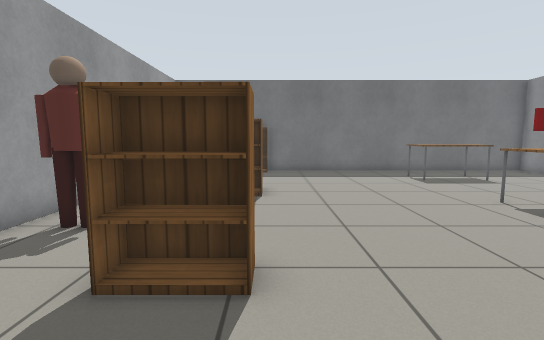
view 1 (above)

14 first-person views from a walk through a Gazebo world. The camera is 0.9 m above the floor, tilts 6° down and sees 85° across. The floor is counted in squares, 0.5 m on a side. Each view is taken from the middle of a square. On the plan, view 1 faces up. The plan holds only what a view shows up to about 16 squares ahead; the rest is blank. Simple patterns stand in for the simulator's built-in surfaces. Some stock models are drawn as simple stand-ins.

view 2
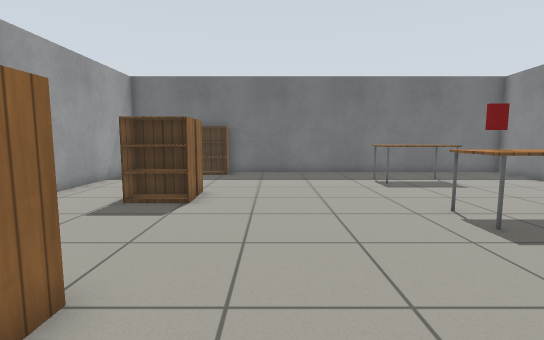

view 3
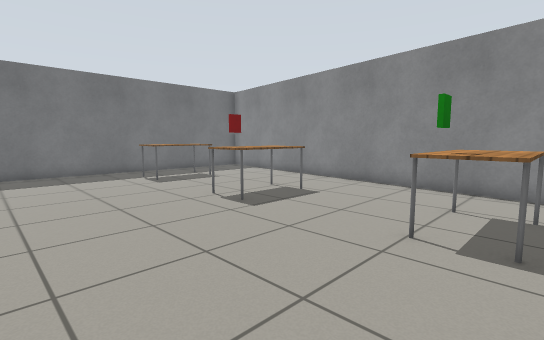

view 4
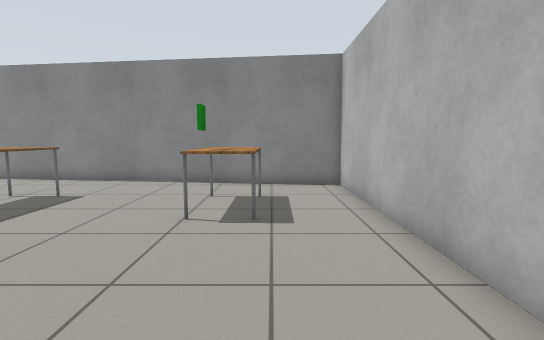

view 5
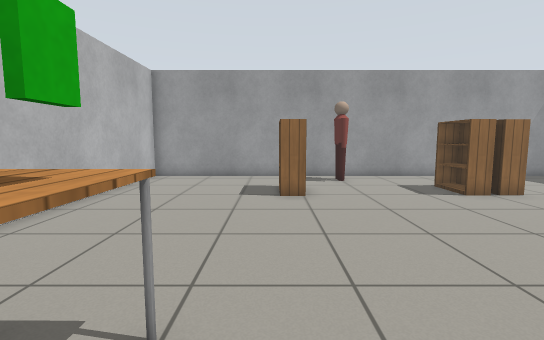

view 6
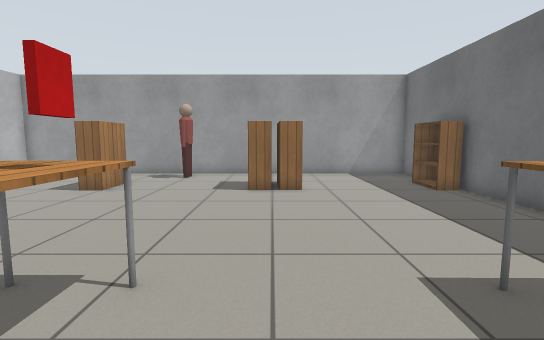

view 7
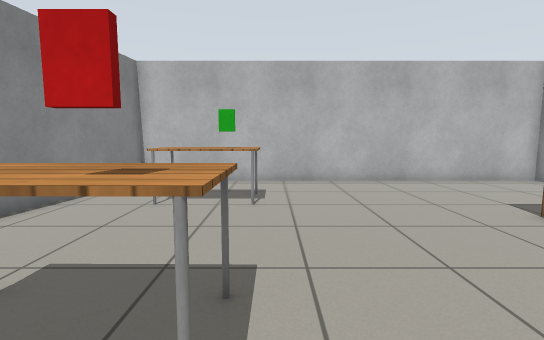

view 8
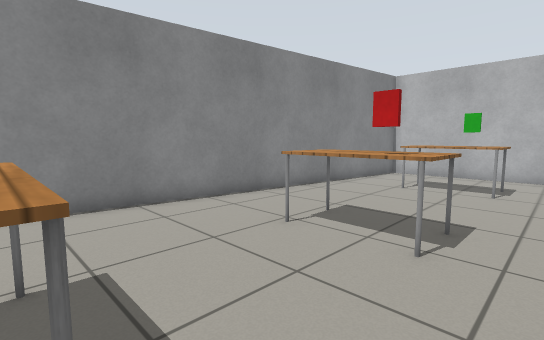

view 9
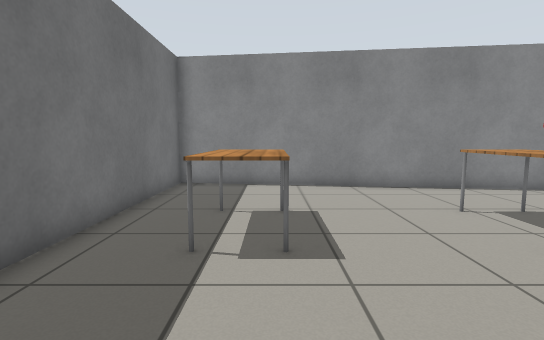

view 10
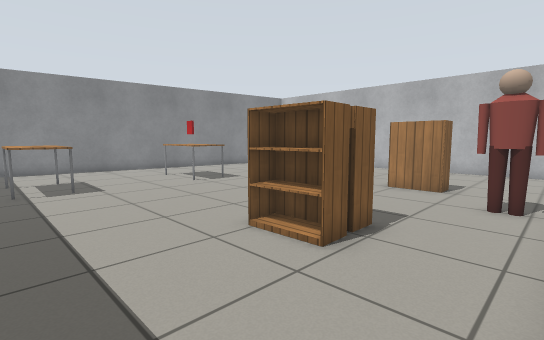

view 11
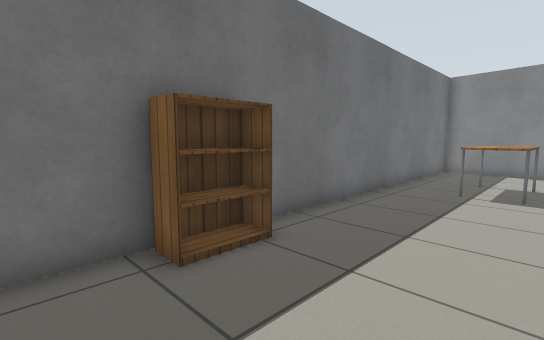

view 12
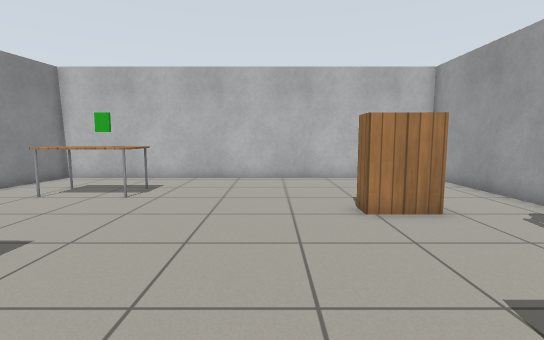

view 13
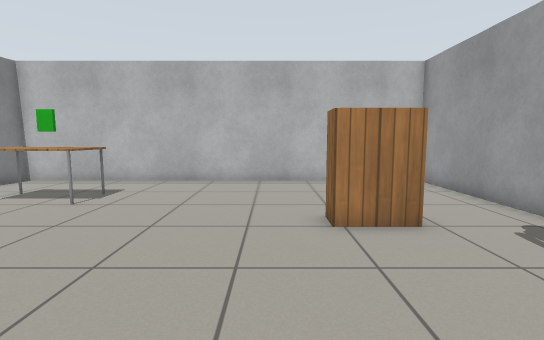

view 14
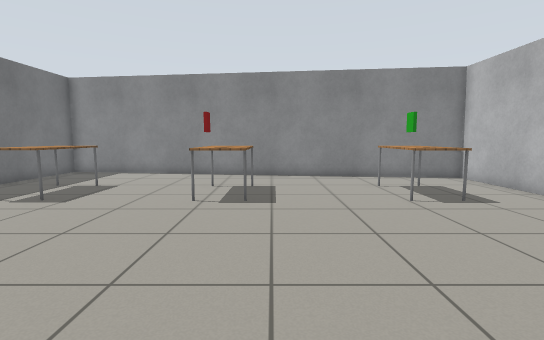

### Floor plan
Points are (right, up) in squares from view 1. A wall is a line through its corners. A room is listed if a view was taken in it or the views show most of it. See-through windows are left out.
Room 1 (views 1, 2, 3, 4, 5, 6, 7, 8, 9, 10, 11, 12, 13, 14)
walls: (-5.3, -2.7) (11.6, -2.7) (14.1, 16.7) (-5.3, 16.7) (-5.3, -2.7)
low walls: (7.4, 8.3) (9.5, 8.3); (9.5, 6.7) (6.4, 6.7) (6.4, 7.6); (7.4, 2) (9.4, 1.9); (9.5, 12.7) (6.5, 12.7) (6.5, 14.4); (8.9, 0.3) (6.4, 0.4) (6.4, 1.6)
objects: person (-4, 6); bookshelf (-2, 4) to (0, 4); bookshelf (-2, 9) to (-1, 9); bookshelf (-2, 10) to (-1, 11); bookshelf (-2, 16) to (0, 16); book (7, 2); book (7, 8)

Where each view was taken, in squares from view 1:
view 1: 0 up, 0 right, facing up
view 2: 1 up, 2 right, facing up
view 3: 0 up, 1 right, facing up-right
view 4: 0 up, 0 right, facing right
view 5: 3 up, 9 right, facing left
view 6: 10 up, 10 right, facing left
view 7: 10 up, 6 right, facing down
view 8: 13 up, 5 right, facing down-right
view 9: 13 up, 2 right, facing right
view 10: 15 up, 5 left, facing down-right
view 11: 12 up, 4 left, facing up-right
view 12: 11 up, 2 right, facing down
view 13: 10 up, 1 right, facing down
view 14: 6 up, 2 left, facing right
